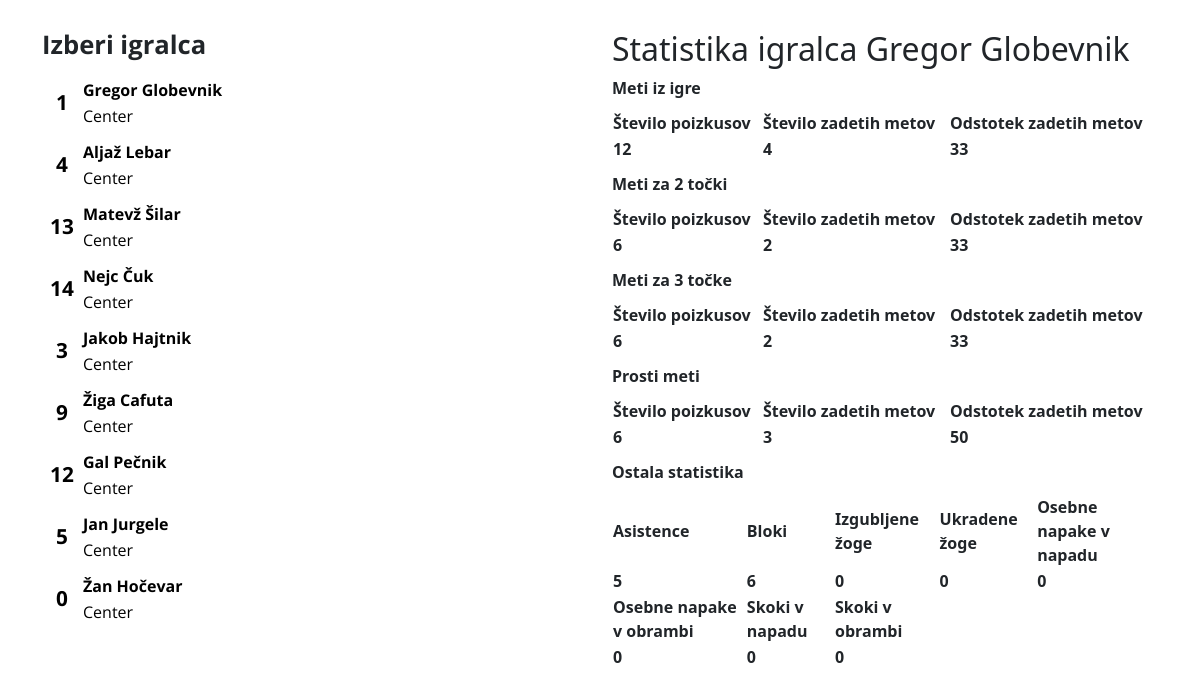
The app's page /final_stat?id=1 with its own data.
### app/models.py (models this page shows, shortened)
class Players(db.Model):
    player_id = db.Column(db.Integer, primary_key=True, autoincrement=True)
    full_name = db.Column(db.String(50), index=True, nullable=False)
    jersey_no = db.Column(db.String(50), index=True, nullable=False)
    pa_1 = db.Column(db.Integer, index=True)
    pm_1 = db.Column(db.Integer, index=True)
    pa_2 = db.Column(db.Integer, index=True)
    pm_2 = db.Column(db.Integer, index=True)
    pa_3 = db.Column(db.Integer, index=True)
    pm_3 = db.Column(db.Integer, index=True)
    fouls_o = db.Column(db.Integer, index=True)
    fouls_d = db.Column(db.Integer, index=True)
    rebounds_o = db.Column(db.Integer, index=True)
    rebounds_d = db.Column(db.Integer, index=True)
    assists = db.Column(db.Integer, index=True)
    turnovers = db.Column(db.Integer, index=True)
    blocks = db.Column(db.Integer, index=True)
    steals = db.Column(db.Integer, index=True)
    id_positon = db.Column(db.Integer, db.ForeignKey('positions.position_id'), nullable=False)
    id_opponent = db.Column(db.Integer, db.ForeignKey('opponents.opponent_id'))

### app/routes.py (the view)
@app.route('/final_stat', methods=['GET', 'POST'])
def final_stat():
    selected_id = request.args.get('id', None)
    players = Players.query.all()
    current_opponent = Opponents.query.filter_by(date=date.today()).first()
    selected_player = Players.query.filter_by(player_id=selected_id).first()
    if selected_id is None:
        fga = 0
        fgm = 0
        percentage1 = 0
        percentage2 = 0
        percentage3 = 0
        percentage_fg = 0
    else:
        fga = selected_player.pa_2 + selected_player.pa_3
        fgm = selected_player.pm_2 + selected_player.pm_3
        if fga == 0:
            percentage_fg = 0
        else:
            percentage_fg = round((fgm / fga) * 100)
        if selected_player.pa_1 == 0:
            percentage1 = 0
        else:
            percentage1 = round((selected_player.pm_1 / selected_player.pa_1) * 100)
        if selected_player.pa_2 == 0:
            percentage2 = 0
        else:
            percentage2 = round((selected_player.pm_2 / selected_player.pa_2) * 100)
        if selected_player.pa_3 == 0:
            percentage3 = 0
        else:
            percentage3 = round((selected_player.pm_3 / selected_player.pa_3) * 100)
    return render_template('final_stat.html', current_opponent=current_opponent, players=players,
                           selected_player=selected_player, fga=fga, fgm=fgm, percentage1=percentage1,
                           percentage2=percentage2, percentage3=percentage3, percentage_fg=percentage_fg)

### app/templates/final_stat.html (shortened to what this page needs)
<!DOCTYPE html>
<html lang="en">
<head>
    <link rel="stylesheet" href="{{ url_for('static',filename='style.css') }}">
    <link href="https://cdn.jsdelivr.net/npm/bootstrap@5.1.0/dist/css/bootstrap.min.css" rel="stylesheet">
    <link rel="stylesheet" href="/static/css/base.css">
    <link rel="stylesheet" href="/static/css/playerList.css">
</head>
<body>
    <div class="container">
        <div class="row">
            <div class="col">
                <h1>Izberi igralca</h1>
                <div class="side-players">
                    {% for player in players %}
                        <a href="{{ url_for('final_stat', id=player.player_id) }}" class="player" id="{{ player.player_id }}">
                            <table>
                                <tr>
                                    <td rowspan="2" class="player-id">
                                        <div>{{ player.jersey_no }}</div>
                                    </td>
                                    <td>
                                        <div class="player-name">{{ player.full_name }}</div>
                                    </td>
                                </tr>
                                <tr>
                                    <td>
                                        <div class="player-pos">Center</div>
                                    </td>
                                </tr>
                            </table>
                        </a>
                    {% endfor  %}
                </div>
            </div>
            <div class="col">
                <h2>Statistika igralca {{ selected_player.full_name }}</h2>
                <table>
                    <tr>
                        <td>Število poizkusov</td>
                        <td>Število zadetih metov</td>
                        <td>Odstotek zadetih metov</td>
                    </tr>
                    <tr>
                        <td id="fga">{{ fga }}</td>
                        <td id="fgm">{{ fgm }}</td>
                        <td id="percentage_fg">{{ percentage_fg }}</td>
                    </tr>
                </table>
                <table>
                    <tr>
                        <td>Število poizkusov</td>
                        <td>Število zadetih metov</td>
                        <td>Odstotek zadetih metov</td>
                    </tr>
                    <tr>
                        <td id="pa2">{{ selected_player.pa_2 }}</td>
                        <td id="pm2">{{ selected_player.pm_2 }}</td>
                        <td id="percentage2">{{ percentage2 }}</td>
                    </tr>
                </table>
                <table>
                    <tr>
                        <td>Število poizkusov</td>
                        <td>Število zadetih metov</td>
                        <td>Odstotek zadetih metov</td>
                    </tr>
                    <tr>
                        <td id="pa3">{{ selected_player.pa_3 }}</td>
                        <td id="pm3">{{ selected_player.pm_3 }}</td>
                        <td id="percentage3">{{ percentage3 }}</td>
                    </tr>
                </table>
                <table>
                    <tr>
                        <td>Število poizkusov</td>
                        <td>Število zadetih metov</td>
                        <td>Odstotek zadetih metov</td>
                    </tr>
                    <tr>
                        <td id="pa1">{{ selected_player.pa_1 }}</td>
                        <td id="pm1">{{ selected_player.pm_1 }}</td>
                        <td id="percentage1">{{ percentage1 }}</td>
                    </tr>
                </table>
                <table>
                    <tr>
                        <td>Asistence</td>
                        <td>Bloki</td>
                        <td>Izgubljene žoge</td>
                        <td>Ukradene žoge</td>
                        <td>Osebne napake v napadu</td>
                    </tr>
                    <tr>
                        <td id="ast">{{ selected_player.assists }}</td>
                        <td id="blk">{{ selected_player.blocks }}</td>
                        <td id="to">{{ selected_player.turnovers }}</td>
                        <td id="stl">{{ selected_player.steals }}</td>
                        <td id="opf">{{ selected_player.fouls_o }}</td>
                    </tr>
                    <tr>
                        <td>Osebne napake v obrambi</td>
                        <td>Skoki v napadu</td>
                        <td>Skoki v obrambi</td>
                    </tr>
                    <tr>
                        <td id="dpf">{{ selected_player.fouls_d }}</td>
                        <td id="oreb">{{ selected_player.rebounds_o }}</td>
                        <td id="dreb">{{ selected_player.rebounds_d }}</td>
                    </tr>
                </table>
            </div>
        </div>
    </div>
</body>
</html>

### app/static/css/playerList.css (style rules this page uses)
h1 { font-family: 'Open Sans', sans-serif; font-size: 1.6em; font-weight: bold; }
body { background-color: white; padding: 30px; }
div { font-weight:bold; }
.side-players { height: 100%; width: 40%; margin-top: 16px; }
a { text-decoration: none; }
table { margin: 10px 0; padding: 7px 0; width: 100%; border: none; border-radius: 10px; }
.player-id { font-family: 'Open Sans', sans-serif; font-weight: bold; color: black; font-size: 1.3em; width: 40px; text-align: center; }
.player-name { font-family: 'Open Sans', sans-serif; font-weight: bold; color: black; }
.player-pos { font-family: 'Open Sans', sans-serif; font-weight: lighter; color: black; }
@media screen and (max-width: 1200px) { .side-players { width: 40%; } }

### records on screen
Players: jersey_no "1", full_name "Gregor Globevnik", pa_2 "6", pm_2 "2", pa_3 "6", pm_3 "2", pa_1 "6", pm_1 "3", assists "5", blocks "6", turnovers "0", steals "0", fouls_o "0", fouls_d "0", rebounds_o "0", rebounds_d "0"
Players: jersey_no "4", full_name "Aljaž Lebar"
Players: jersey_no "13", full_name "Matevž Šilar"
Players: jersey_no "14", full_name "Nejc Čuk"
Players: jersey_no "3", full_name "Jakob Hajtnik"
Players: jersey_no "9", full_name "Žiga Cafuta"
Players: jersey_no "12", full_name "Gal Pečnik"
Players: jersey_no "5", full_name "Jan Jurgele"
Players: jersey_no "0", full_name "Žan Hočevar"

### other values on screen
{{ fga }} "12"
{{ fgm }} "4"
{{ percentage_fg }} "33"
{{ percentage2 }} "33"
{{ percentage3 }} "33"
{{ percentage1 }} "50"
